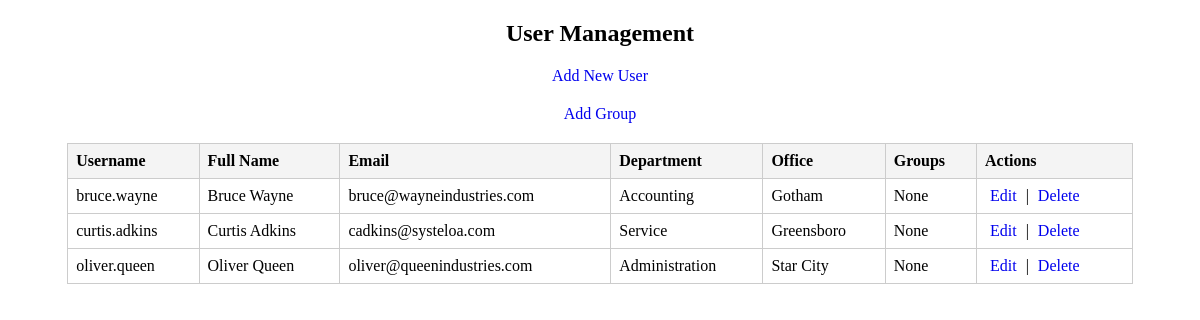
Before: /usermanagement/index.php with the older database file.
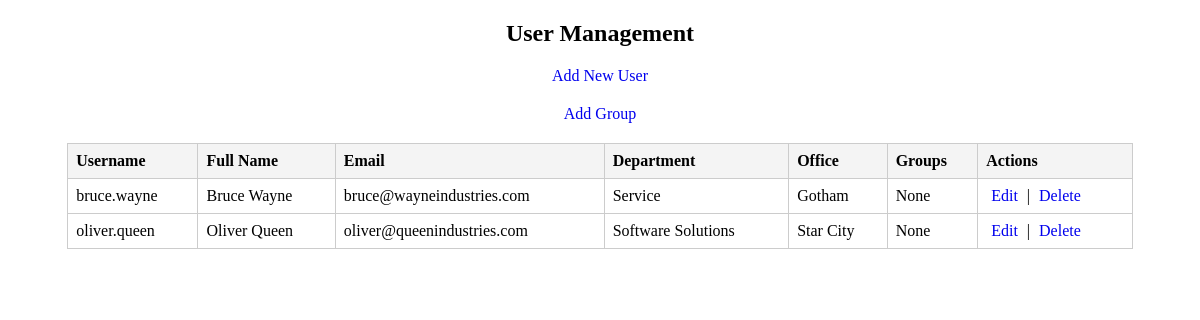
After: the same page with the newer database file.
### tables this page shows
CREATE TABLE `users` (
  `id` int(11) NOT NULL,
  `username` varchar(50) NOT NULL,
  `fullname` varchar(100) DEFAULT NULL,
  `email` varchar(100) DEFAULT NULL,
  `dept` varchar(50) DEFAULT NULL,
  `office` varchar(50) DEFAULT NULL,
  `cardno` varchar(20) DEFAULT NULL,
  `otherEmails` varchar(100) DEFAULT NULL,
  `secondarycardno` varchar(20) DEFAULT NULL,
  `password` varchar(100) DEFAULT NULL
);

### usermanagement/index.php (the view, shortened to what this page needs)
<?php include "config.php"; ?>
<!DOCTYPE HTML>
<html lang="en">
<head>
</head>
<body>
    <h2 style="text-align:center;">User Management</h2>
    <a class="add" href="add_user.php">Add New User</a>
    <a class="add" href="groups.php">Add Group</a>
    <table>
        <tr>
            <th>Username</th>
            <th>Full Name</th>
            <th>Email</th>
            <th>Department</th>
            <th>Office</th>
            <th>Groups</th>
            <th>Actions</th>
        </tr>
<?php
$sql = "
    SELECT
        u.id,
        u.username,
        u.fullname,
        u.email,
        u.dept,
        u.office,
        GROUP_CONCAT(g.groupname SEPARATOR ', ') AS groups
    FROM users u
    LEFT JOIN group_members gm ON u.id = gm.user_id
    LEFT JOIN groups g ON gm.group_id = g.id
    GROUP BY u.id
    ORDER BY u.username
";
try {
    $stmt = $pdo->query($sql);
    $users = $stmt->fetchAll(PDO::FETCH_ASSOC);
    if (empty($users)) {
        echo "<tr><td colspan='7' style='text-align:center;'>No users found.</td></tr>";
    } else {
        foreach ($users as $row) {
            echo "<tr>
                <td>{$row['username']}</td>
                <td>{$row['fullname']}</td>
                <td>{$row['email']}</td>
                <td>{$row['dept']}</td>
                <td>{$row['office']}</td>
                <td>" . ($row['groups'] ?: "None") . "</td>
                <td>
                    <a href='edit_user.php?id={$row['id']}'>Edit</a> |
                    <a href='delete_user.php?id={$row['id']}' onclick=\"return confirm('Delete this user?')\">Delete</a>
                </td>
            </tr>";
        }
    }
} catch (PDOException $e) {
    echo "<tr><td colspan='7'>Query failed: " . $e->getMessage() . "</td></tr>";
}
?>
    </table>
</body>
</html>

### usermanagement/index.php (style rules this page uses)
table { border-collapse: collapse; width: 90%; margin: 20px auto; }
th, td { border: 1px solid #ccc; padding: 8px; text-align: left; }
th { background-color: #f4f4f4; }
a { text-decoration: none; margin: 0 5px; }
.add { display: block; text-align: center; margin: 20px; }

Changed rows visible on the page:
removed users: username "curtis.adkins", fullname "Curtis Adkins", email "cadkins@systeloa.com", dept "Service", office "Greensboro", groups "None"
changed users "bruce.wayne": dept "Accounting" → "Service"
changed users "oliver.queen": dept "Administration" → "Software Solutions"
